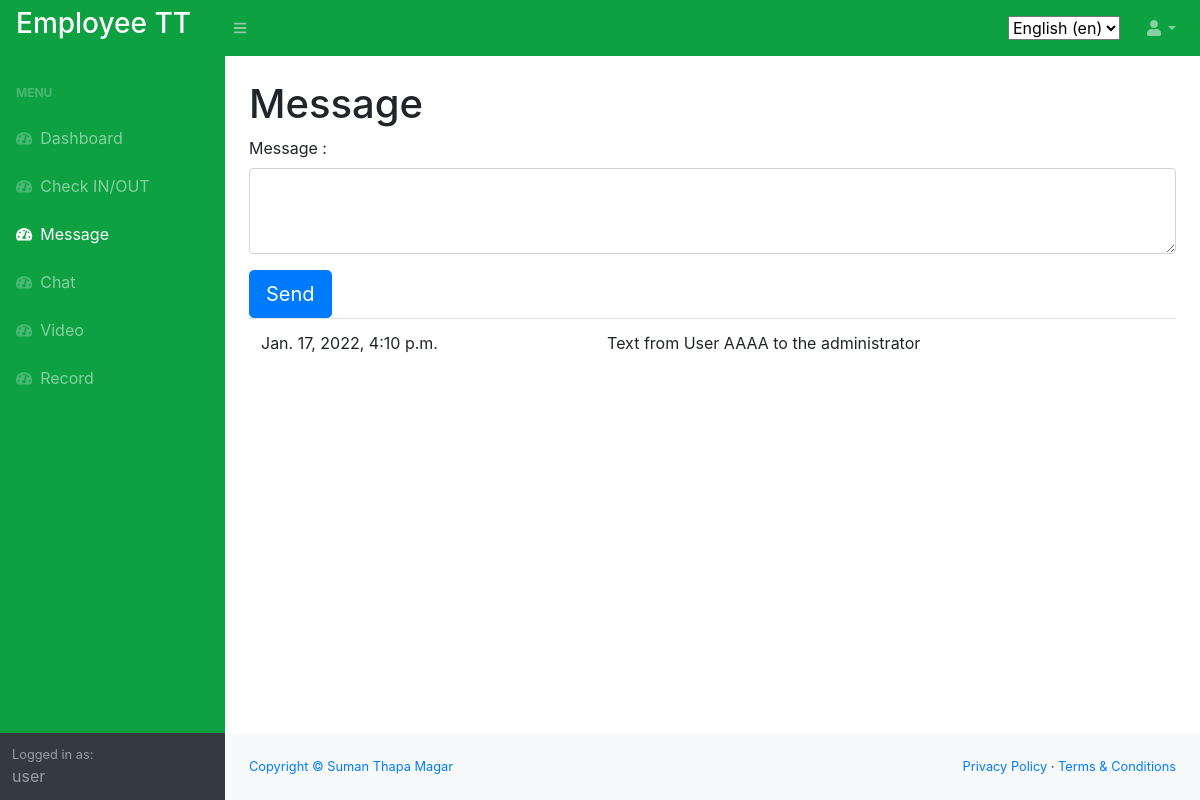
Screenshot of /en/message/ (signed in) with the database file from the repository.
### message/models.py (models this page shows, shortened)
class message(models.Model):
    message = models.CharField(help_text=_('message'), max_length=600)
    date_created = models.DateTimeField(help_text=_('Date Created'), auto_now_add=True, null=True)
    user = models.ForeignKey(User, help_text=_('User'), on_delete=models.CASCADE)
    acknowledge = models.CharField(help_text=_('Acknowledge'), max_length=600, null=True, blank=True)

### message/views.py (the view)
# urls.py: path('', include('home.urls')),
def home(request):
    form = MessageForm()
    message_list = message.objects.all().filter(user_id=request.user.id).order_by('-date_created')
    context = {'form': form, 'message_list': message_list}
    if request.method == 'POST':
        form = MessageForm(request.POST)
        if form.is_valid():
            form.save()
    return render(request, 'message/index.html', context)

### message/forms.py
class MessageForm(ModelForm):
    class Meta:
        model = message
        fields = '__all__'

### message/templates/message/index.html (shortened to what this page needs)
{% extends 'home/main.html' %}
{% block content %}
<main>
    <div class="container-fluid">
        <h1 class="mt-4">Message</h1>
        <form method="post" action="">
            <div class="form-group">
                <label for="exampleFormControlTextarea1">Message :</label>
                <textarea class="form-control" id="exampleFormControlTextarea1" rows="3" name="message"></textarea>
            </div>
            <button type="submit" class="btn btn-primary btn-lg">Send</button>
        </form>
        <div>
            <table  class="table table-hover">
                {% for i in message_list %}
                <tr>
                    <td scope="row">{{ i.date_created }}</td>
                    <td>{{ i.message|truncatewords:20 }}</td>
                </tr>
                {% endfor %}
            </table>
        </div>
    </div>
</main>
{% endblock %}

### home/templates/home/main.html (shortened to what this page needs)
{% load i18n %}
{% load static %}
<!DOCTYPE html>
<html lang="en">
    <head>
        <link href="{% static 'home/css/styles.css' %}" rel="stylesheet" />
        <link href="https://cdn.datatables.net/1.10.20/css/dataTables.bootstrap4.min.css" rel="stylesheet" />
    </head>
    <body class="sb-nav-fixed">
        <nav class="sb-topnav navbar navbar-expand navbar-dark bg-dark">
            <a class="navbar-brand" href="{% url 'home' %}">
                <h3>Employee TT</h3>
            </a>
            {% get_current_language as LANGUAGE_CODE %}
            <button class="btn btn-link btn-sm order-1 order-lg-0" id="sidebarToggle" href="#"><i class="fas fa-bars"></i></button>
            <form method="post" action="{% url 'set_language' %}" class="d-none d-md-inline-block form-inline ml-auto mr-0 mr-md-3 my-2 my-md-0">
                <select name="language" id="" onchange="this.form.submit()">
                    {% get_available_languages as LANGUAGES %}
                    {% get_language_info_list for LANGUAGES as languages %}
                    {% for language in languages %}
                    <option value="{{ language.code }}" {% if language.code == LANGUAGE_CODE %} selected {% endif %}>
                        {{ language.name_local }} ({{ language.code }})
                    </option>
                    {% endfor %}
                </select>
            </form>
            <ul class="navbar-nav ml-auto ml-md-0">
                <li class="nav-item dropdown">
                    <a class="nav-link dropdown-toggle" id="userDropdown" href="#" role="button" data-toggle="dropdown" aria-haspopup="true" aria-expanded="false"><i class="fas fa-user fa-fw"></i></a>
                </li>
            </ul>
        </nav>
        <div id="layoutSidenav">
            <div id="layoutSidenav_nav">
                <nav class="sb-sidenav accordion sb-sidenav-dark" id="sidenavAccordion">
                    <div class="sb-sidenav-menu">
                        <div class="nav">
                            <div class="sb-sidenav-menu-heading">{% trans "Menu" %}</div>
                            <a class="nav-link" href="{% url 'home' %}">
                                <div class="sb-nav-link-icon"><i class="fas fa-tachometer-alt"></i></div>
                                {% trans "Dashboard" %}
                            </a>
                            <a class="nav-link" href="{% url 'checkin' %}">
                                <div class="sb-nav-link-icon"><i class="fas fa-tachometer-alt"></i></div>
                                {% trans "Check IN/OUT" %}
                            </a>
                            <a class="nav-link" href="{% url 'message' %}">
                                <div class="sb-nav-link-icon"><i class="fas fa-tachometer-alt"></i></div>
                                {% trans "Message" %}
                            </a>
                            <a class="nav-link" href="{% url 'chatapp' %}">
                                <div class="sb-nav-link-icon"><i class="fas fa-tachometer-alt"></i></div>
                                {% trans "Chat" %}
                            </a>
                            <a class="nav-link" href="{% url 'video' %}">
                                <div class="sb-nav-link-icon"><i class="fas fa-tachometer-alt"></i></div>
                                {% trans "Video" %}
                            </a>
                            <a class="nav-link" href="{% url 'record' %}">
                                <div class="sb-nav-link-icon"><i class="fas fa-tachometer-alt"></i></div>
                                {% trans "Record" %}
                            </a>
                        </div>
                    </div>
                    <div class="sb-sidenav-footer">
                        <div class="small">{% trans "Logged in as:" %}</div>
                        {{user}}
                    </div>
                </nav>
            </div>
            <div id="layoutSidenav_content">
                {% block content %} {% endblock content %}
                <footer class="py-4 bg-light mt-auto">
                    <div class="container-fluid">
                        <div class="d-flex align-items-center justify-content-between small">
                            <div class="text-muted"><a href="https://www.profilesuman.com"  target="_blank">Copyright &copy; Suman Thapa Magar </a></div>
                            <div>
                                <a href="#">Privacy Policy</a>
                                &middot;
                                <a href="#">Terms &amp; Conditions</a>
                            </div>
                        </div>
                    </div>
                </footer>
            </div>
        </div>
    </body>
</html>

### rows the page displays
message: date_created "Jan. 17, 2022, 4:10 p.m.", message "Text from User AAAA to the administrator"

### other values shown
{{ user }} "user"
form field language "English (en)"
